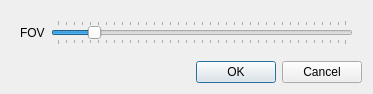
<?xml version="1.0" encoding="UTF-8"?>
<ui version="4.0">
 <class>Dialog</class>
 <widget class="QDialog" name="Dialog">
  <property name="geometry">
   <rect>
    <x>0</x>
    <y>0</y>
    <width>373</width>
    <height>94</height>
   </rect>
  </property>
  <property name="windowTitle">
   <string>Perspective</string>
  </property>
  <layout class="QVBoxLayout" name="verticalLayout">
   <item>
    <widget class="QWidget" name="widget" native="true">
     <layout class="QGridLayout" name="gridLayout">
      <item row="0" column="0">
       <widget class="QLabel" name="label">
        <property name="text">
         <string>FOV</string>
        </property>
       </widget>
      </item>
      <item row="0" column="1">
       <widget class="QSlider" name="horizontalSlider">
        <property name="maximum">
         <number>359</number>
        </property>
        <property name="value">
         <number>45</number>
        </property>
        <property name="tracking">
         <bool>false</bool>
        </property>
        <property name="orientation">
         <enum>Qt::Horizontal</enum>
        </property>
        <property name="tickPosition">
         <enum>QSlider::TicksBothSides</enum>
        </property>
        <property name="tickInterval">
         <number>0</number>
        </property>
       </widget>
      </item>
     </layout>
    </widget>
   </item>
   <item>
    <widget class="QDialogButtonBox" name="buttonBox">
     <property name="orientation">
      <enum>Qt::Horizontal</enum>
     </property>
     <property name="standardButtons">
      <set>QDialogButtonBox::Cancel|QDialogButtonBox::Ok</set>
     </property>
    </widget>
   </item>
  </layout>
 </widget>
 <resources/>
 <connections>
  <connection>
   <sender>buttonBox</sender>
   <signal>accepted()</signal>
   <receiver>Dialog</receiver>
   <slot>accept()</slot>
   <hints>
    <hint type="sourcelabel">
     <x>248</x>
     <y>254</y>
    </hint>
    <hint type="destinationlabel">
     <x>157</x>
     <y>274</y>
    </hint>
   </hints>
  </connection>
  <connection>
   <sender>buttonBox</sender>
   <signal>rejected()</signal>
   <receiver>Dialog</receiver>
   <slot>reject()</slot>
   <hints>
    <hint type="sourcelabel">
     <x>316</x>
     <y>260</y>
    </hint>
    <hint type="destinationlabel">
     <x>286</x>
     <y>274</y>
    </hint>
   </hints>
  </connection>
 </connections>
</ui>
